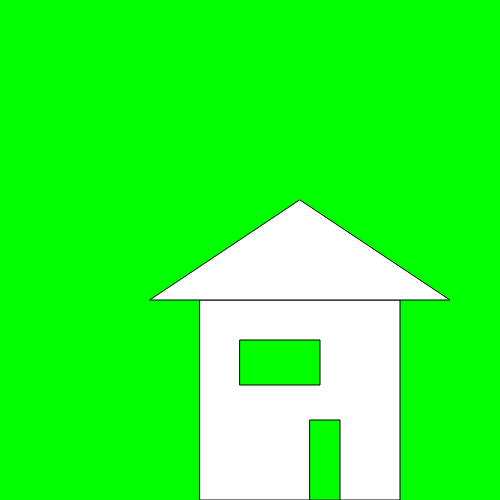
Frame 1 (no input)
Frame 60 (no input): identical to frame 1, image omitted
Frame 120 (the mouse pressed at the canvas centre since frame 60): identical to frame 1, image omitted

The p5.js sketch that drew this single still picture (run headless with seeded random() and noise() and a simulated clock; from frame 60 on, the mouse is pressed at the canvas centre):

// p5.js sketch
// ── sketch.js
function setup() {
  	createCanvas(500, 500);
}

function draw() {
	background(0, 255, 0);

	// this is a house!
	fill(255, 255, 255);
	rect(200, 300, 200, 200);
	triangle(150, 300, 450, 300, 300, 200);
	fill(0, 255, 0);
	rect(240, 340, 80, 45);
	rect(310, 420, 30, 80);
}
